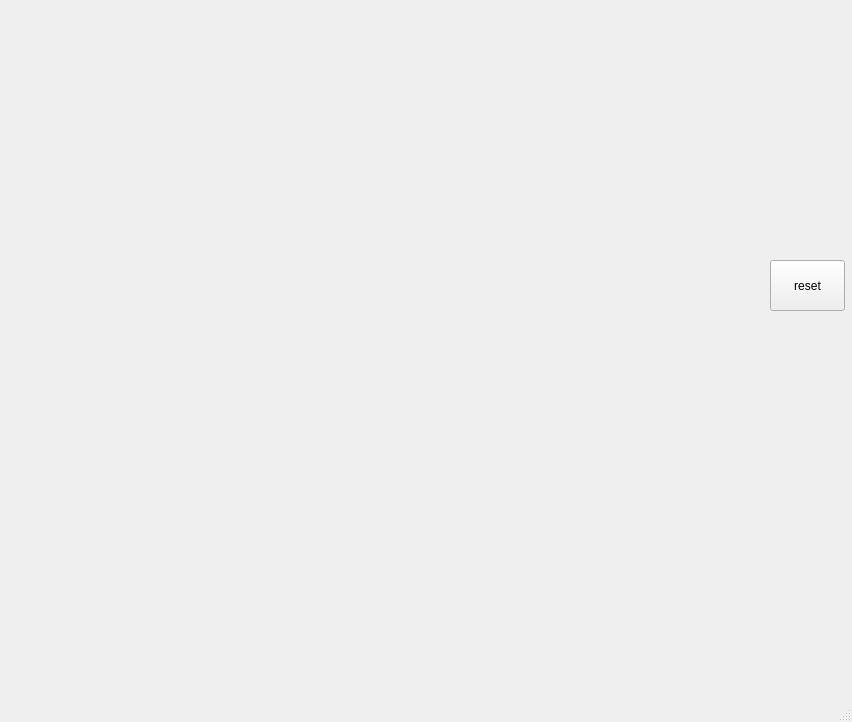
<?xml version="1.0" encoding="UTF-8"?>
<ui version="4.0">
 <class>MainWindow</class>
 <widget class="QMainWindow" name="MainWindow">
  <property name="geometry">
   <rect>
    <x>0</x>
    <y>0</y>
    <width>852</width>
    <height>722</height>
   </rect>
  </property>
  <property name="windowTitle">
   <string>MainWindow</string>
  </property>
  <property name="toolTip">
   <string>asd</string>
  </property>
  <widget class="QWidget" name="centralwidget">
   <widget class="QPushButton" name="pushButton">
    <property name="geometry">
     <rect>
      <x>770</x>
      <y>260</y>
      <width>75</width>
      <height>51</height>
     </rect>
    </property>
    <property name="text">
     <string>reset</string>
    </property>
   </widget>
  </widget>
  <widget class="QMenuBar" name="menubar">
   <property name="geometry">
    <rect>
     <x>0</x>
     <y>0</y>
     <width>852</width>
     <height>21</height>
    </rect>
   </property>
  </widget>
  <widget class="QStatusBar" name="statusbar"/>
 </widget>
 <resources/>
 <connections/>
</ui>
